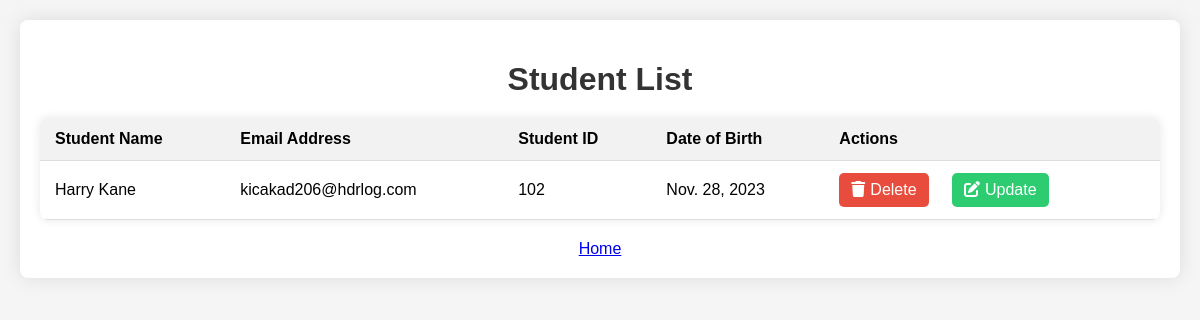
Before: /my_app/students/ with the older database file.
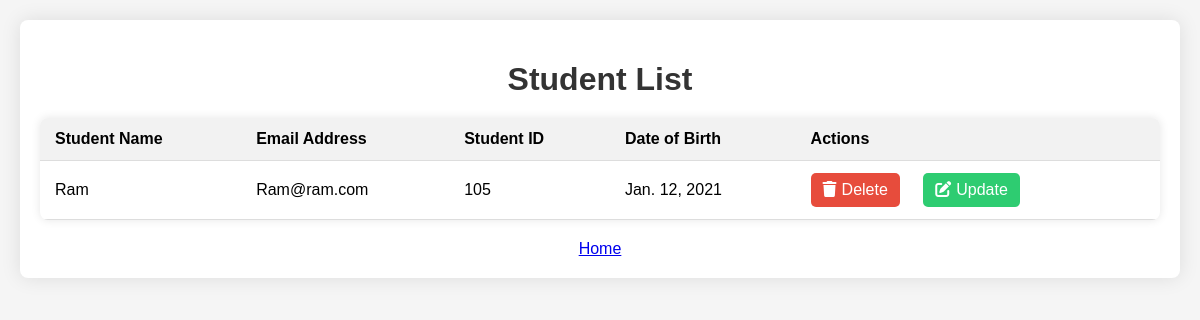
After: the same page with the newer database file.
### my_app/models.py (models this page shows, shortened)
class Student(models.Model):
    name = models.CharField(max_length=100)
    email = models.EmailField()
    student_id = models.CharField(max_length=20)
    date_of_birth = models.DateField()
    course = models.ForeignKey(Course, on_delete=models.CASCADE)

### my_app/views.py (the view)
# urls.py: path('students/', views.student_list, name='student_list'),
def student_list(request):
    students = Student.objects.all()
    return render(request, 'student_list.html', {'students': students})

### my_app/templates/student_list.html (shortened to what this page needs)
<!DOCTYPE html>
<html lang="en">
<head>
    <link rel="stylesheet" href="https://cdnjs.cloudflare.com/ajax/libs/font-awesome/6.0.0-beta3/css/all.min.css">
</head>
<body>
    <div class="container">
        <h1>Student List</h1>
        <table>
            <thead>
                <tr>
                    <th>Student Name</th>
                    <th>Email Address</th>
                    <th>Student ID</th>
                    <th>Date of Birth</th>
                    <th>Actions</th>
                </tr>
            </thead>
            <tbody>
                {% for student in students %}
                <tr>
                    <td>{{ student.name }}</td>
                    <td>{{ student.email }}</td>
                    <td>{{ student.student_id }}</td>
                    <td>{{ student.date_of_birth }}</td>
                    <td>
                        <a href="{% url 'delete_student' student.id %}" class="delete-btn" onclick="return confirm('Are you sure you want to delete this student?')"><i class="fas fa-trash"></i>Delete</a>
                        <a href="{% url 'update_student' student.id %}" class="update-btn"><i class="fas fa-edit"></i>Update</a>
                    </td>
                </tr>
                {% endfor %}
            </tbody>
        </table>
        <footer>
            <a href="{% url 'home' %}">Home</a>
        </footer>
    </div>
</body>
</html>

### my_app/templates/student_list.html (style rules this page uses)
body { font-family: Arial, sans-serif; background-color: #f5f5f5; margin: 0; padding: 0; }
.container { max-width: 100%; margin: 20px; padding: 20px; background-color: #fff; border-radius: 8px; box-shadow: 0 0 20px rgba(0, 0, 0, 0.1); overflow-x: auto; }
h1 { color: #333; text-align: center; margin-bottom: 20px; }
table { width: 100%; border-collapse: collapse; border-radius: 8px; overflow: hidden; box-shadow: 0 0 10px rgba(0, 0, 0, 0.1); }
th, td { padding: 12px 15px; text-align: left; border-bottom: 1px solid #ddd; }
th { background-color: #f2f2f2; }
.delete-btn, .update-btn { padding: 8px 12px; border: none; border-radius: 5px; cursor: pointer; transition: background-color 0.3s; text-decoration: none; display: inline-block; margin-right: 10px; }
.delete-btn i, .update-btn i { margin-right: 5px; }
.delete-btn { background-color: #e74c3c; color: #fff; }
.update-btn { background-color: #2ecc71; color: #fff; }
footer { margin-top: 20px; text-align: center; }

Changed rows visible on the page:
removed Student: name "Harry Kane", email "kicakad206@hdrlog.com", student_id "102", date_of_birth "Nov. 28, 2023"
added Student: name "Ram", email "Ram@ram.com", student_id "105", date_of_birth "Jan. 12, 2021"
